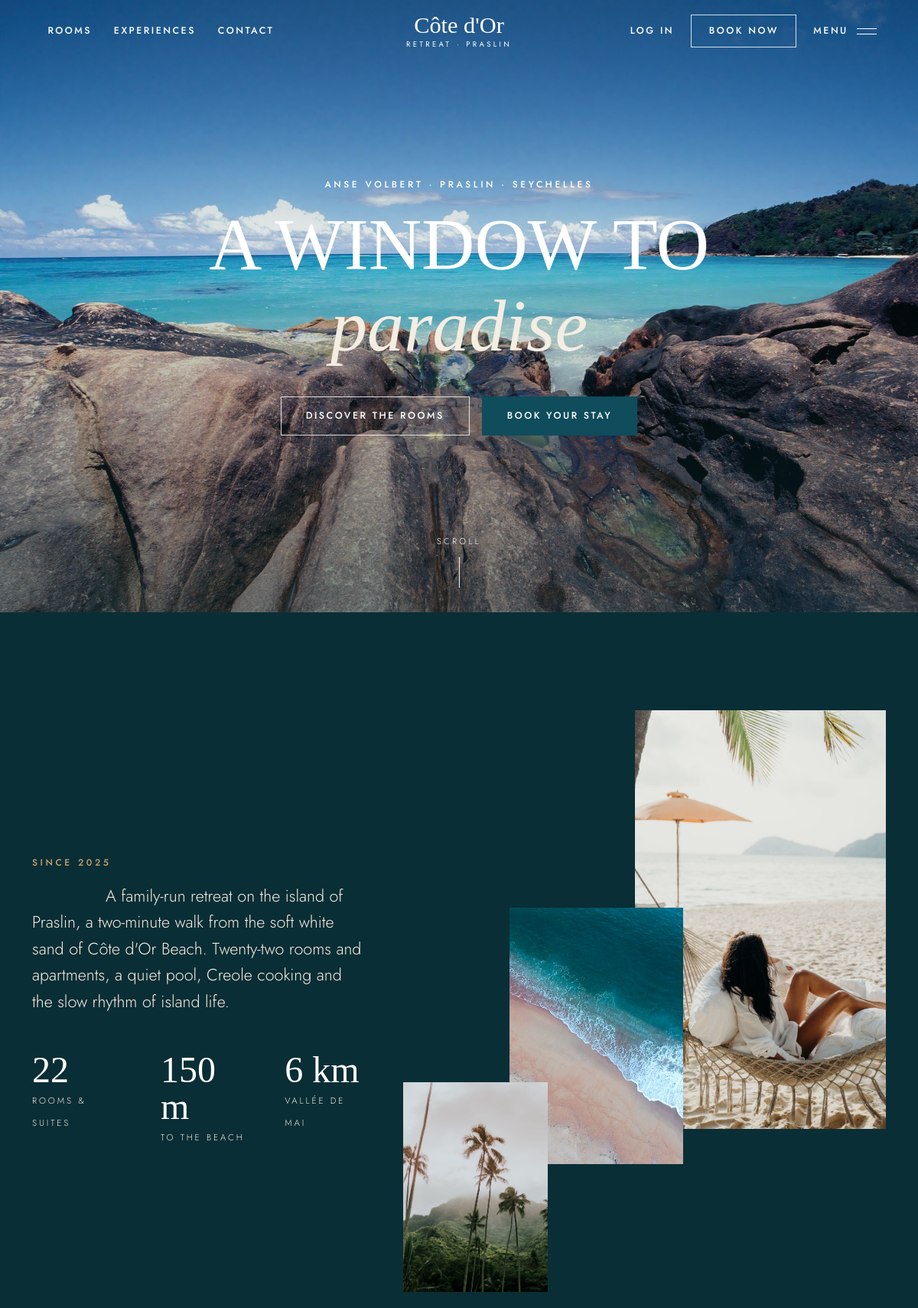
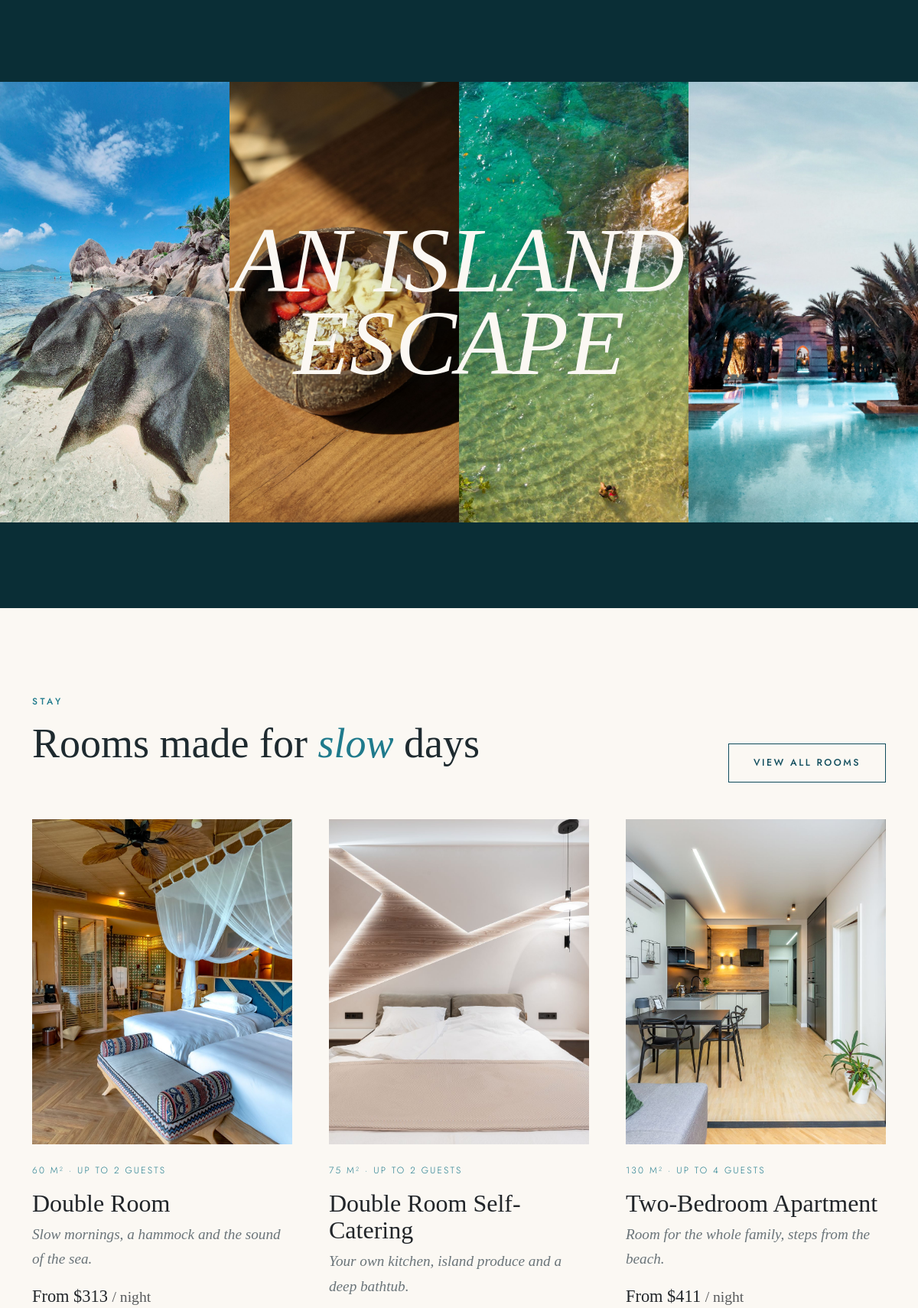
The page / (upper part) on the database its author committed (2 pictures, top to bottom).
### tables this page shows
CREATE TABLE rooms (
    id INT AUTO_INCREMENT PRIMARY KEY,
    room_name VARCHAR(100) NOT NULL,
    room_type VARCHAR(50) NOT NULL,
    price DECIMAL(10,2) NOT NULL,
    size_m2 INT NOT NULL,
    max_guests INT NOT NULL,
    total_rooms INT NOT NULL,
    image VARCHAR(255),
    tagline VARCHAR(255),
    description TEXT,
    created_at TIMESTAMP DEFAULT CURRENT_TIMESTAMP
) DEFAULT CHARSET=utf8mb4;

### index.php (the view, shortened to what this page needs)
<?php
require "db_connect.php";
$sql = "SELECT * FROM rooms ORDER BY price ASC LIMIT 3";
$rooms = $conn->query($sql);
include "header.php";
?>
    <header class="hero" id="home">
        <img class="hero-poster" src="images/hero.jpg" alt="">
        <video autoplay muted loop playsinline poster="images/hero.jpg">
            <source src="video/hero.mp4" type="video/mp4">
        </video>
        <div class="hero-content">
            <p class="eyebrow">Anse Volbert &middot; Praslin &middot; Seychelles</p>
            <h1 class="hero-title"><span class="hero-line">A window to</span> <em class="hero-line">paradise</em></h1>
            <div class="d-flex flex-wrap justify-content-center gap-3">
                <a href="rooms.php" class="btn btn-lux-light">Discover the rooms</a>
                <a href="booking.php" class="btn btn-lux">Book your stay</a>
            </div>
        </div>
        <a href="#story" class="scroll-cue">Scroll</a>
    </header>
    <section class="intro-dark" id="story">
        <div class="container">
            <div class="row align-items-center g-5">
                <div class="col-12 col-lg-5">
                    <p class="eyebrow">Since 2025</p>
                    <p class="intro-text reveal-words">
                        A family-run retreat on the island of Praslin, a two-minute walk from the soft
                        white sand of Côte d'Or Beach. Twenty-two rooms and apartments, a quiet pool,
                        Creole cooking and the slow rhythm of island life.
                    </p>
                    <div class="intro-stats reveal">
                        <div><strong>22</strong><span>Rooms &amp; suites</span></div>
                        <div><strong>150 m</strong><span>To the beach</span></div>
                        <div><strong>6 km</strong><span>Vallée de Mai</span></div>
                    </div>
                </div>
                <div class="col-12 col-lg-7">
                    <div class="collage">
                        <div class="photo photo-1" data-speed="0.05"><img src="images/intro-1.jpg" alt="A guest relaxing on the terrace among palm trees"></div>
                        <div class="photo photo-2" data-speed="0.16"><img src="images/intro-2.jpg" alt="Waves breaking on the shore seen from above"></div>
                        <div class="photo photo-3" data-speed="0.28"><img src="images/intro-3.jpg" alt="Palm trees by the sea"></div>
                    </div>
                </div>
            </div>
        </div>
    </section>
    <section class="strip">
        <div class="strip-photos">
            <div class="photo" data-speed="0.04"><img src="images/strip-1.jpg" alt="Granite rocks on a Praslin beach"></div>
            <div class="photo" data-speed="0.14"><img src="images/strip-2.jpg" alt="Tropical breakfast with fresh fruit"></div>
            <div class="photo" data-speed="0.08"><img src="images/strip-3.jpg" alt="Turquoise bay with white sand"></div>
            <div class="photo" data-speed="0.18"><img src="images/strip-4.jpg" alt="A swimming pool lined with palm trees"></div>
        </div>
        <h2 class="strip-title reveal-words">An island<br>escape</h2>
    </section>
    <section class="section">
        <div class="container">
            <div class="row align-items-end mb-5">
                <div class="col-12 col-lg-7">
                    <p class="eyebrow">Stay</p>
                    <h2 class="section-title reveal-words">Rooms made for <em>slow</em> days</h2>
                </div>
                <div class="col-12 col-lg-5 text-lg-end">
                    <a href="rooms.php" class="btn btn-lux-outline">View all rooms</a>
                </div>
            </div>
            <div class="row g-4 g-lg-5">
                <?php
                if ($rooms && $rooms->num_rows > 0) {
                    while ($row = $rooms->fetch_assoc()) {
                ?>
                    <div class="col-12 col-md-6 col-lg-4">
                        <div class="card room-card h-100 reveal">
                            <div class="photo">
                                <img src="images/<?php echo htmlspecialchars($row["image"]); ?>" alt="<?php echo htmlspecialchars($row["room_name"]); ?>">
                            </div>
                            <div class="card-body">
                                <p class="room-meta"><?php echo htmlspecialchars($row["size_m2"]); ?> m² &middot; Up to <?php echo htmlspecialchars($row["max_guests"]); ?> guests</p>
                                <h3 class="card-title"><?php echo htmlspecialchars($row["room_name"]); ?></h3>
                                <p class="tagline"><?php echo htmlspecialchars($row["tagline"]); ?></p>
                                <p class="room-price">From $<?php echo number_format($row["price"], 0); ?> <small class="text-muted">/ night</small></p>
                            </div>
                        </div>
                    </div>
                <?php
                    }
                } else {
                    echo '<div class="col-12"><div class="alert alert-info">No rooms found.</div></div>';
                }
                ?>
            </div>
        </div>
    </section>
<?php
include "footer.php";
?>

### rows shown on the page
rooms: image (picture), size_m2 "60", max_guests "2", room_name "Double Room", tagline "Slow mornings, a hammock and the sound of the sea.", price "313"
rooms: image (picture), size_m2 "75", max_guests "2", room_name "Double Room Self-Catering", tagline "Your own kitchen, island produce and a deep bathtub."
rooms: image (picture), size_m2 "130", max_guests "4", room_name "Two-Bedroom Apartment", tagline "Room for the whole family, steps from the beach.", price "411"
